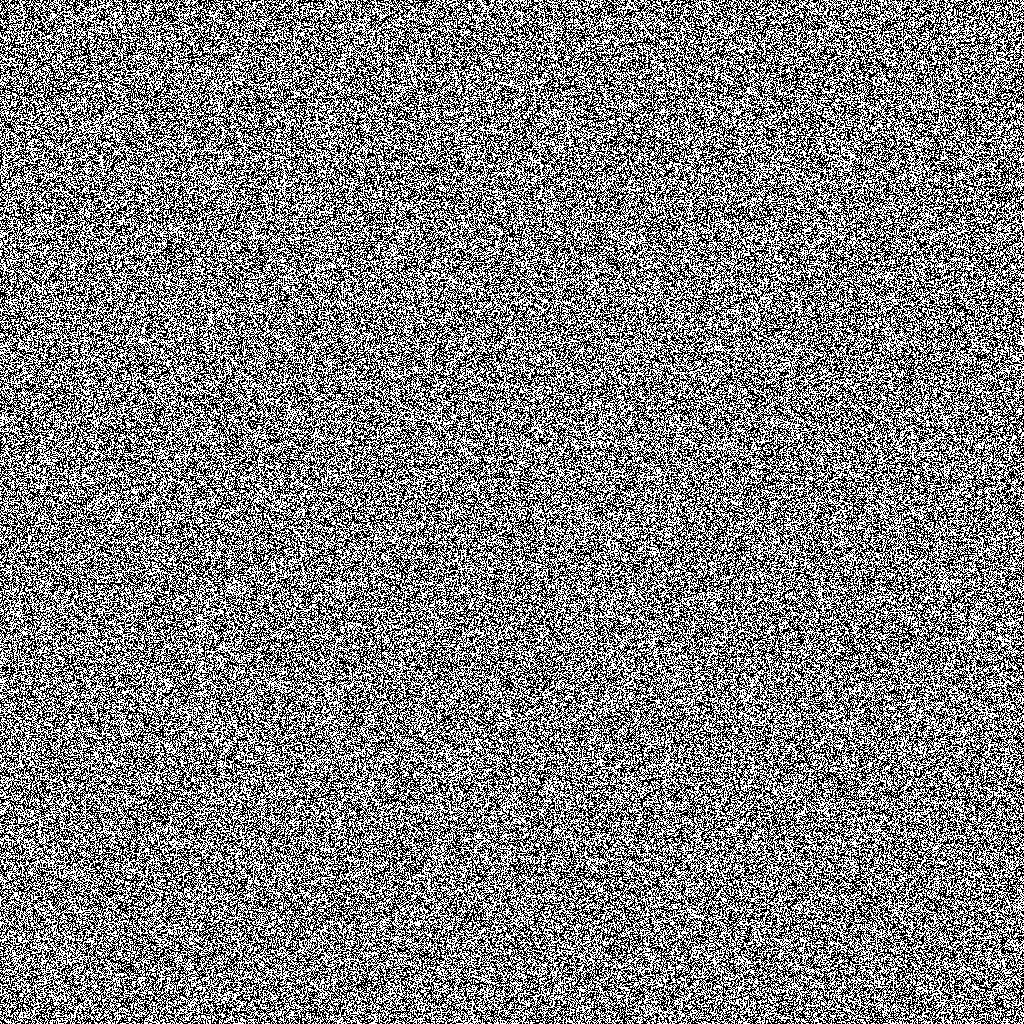

Reproduce this figure in Python.
from PIL import Image
import sys
import random


SEED = input("Podaj seed: ")
random.seed(SEED)

MAP_SIZE = int(input("Podaj rozmiar obrazu: "))

img = Image.new('RGB', (MAP_SIZE, MAP_SIZE))

for x in range(MAP_SIZE):
    for y in range(MAP_SIZE):
        if random.randint(0, 1) == 0:
            color = (255,255,255)
        else:
            color = (0,0,0)
        img.putpixel( (x,y), color )

img.show()

img.save("noise_map.png")


